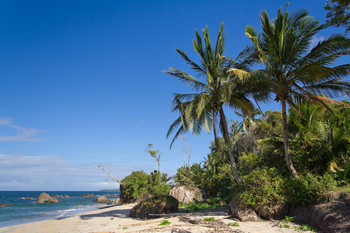
#> input picture practical_python_and_opencv/images/beach.png, 350 x 233 px
$ python translation.py --image ../images/beach.png
#> lines starting #> are read from the running program, lines starting #| are printed output that depends on the picture
# [24 lines of commented-out code are left out]


import argparse
import cv2
import numpy as np
import imutils

ap = argparse.ArgumentParser()
ap.add_argument("-i", "--image", required = True, help = "Path to the image")
args = vars(ap.parse_args())

image = cv2.imread(args["image"])
#> image is the input picture: shape (233, 350, 3); mean B, G, R 136, 110.4, 78.6
cv2.imshow("Original", image)

# translation
# translation via matrices
M = np.float32([[1, 0, 25], [0, 1, 50]])
#for the third argument, the size of image, we have to supply them manually
shifted = cv2.warpAffine(image, M, (image.shape[1], image.shape[0]))
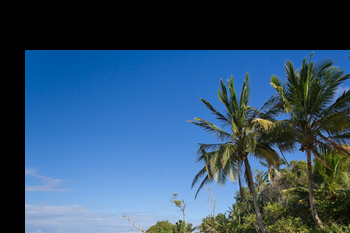
#> shifted: shape (233, 350, 3); mean B, G, R 110.1, 81.9, 51.2
cv2.imshow("Shifted Down and Right", shifted)
cv2.waitKey(0)

M = np.float32([[1, 0, -50], [0, 1, -90]])
shifted = cv2.warpAffine(image, M, (image.shape[1], image.shape[0]))
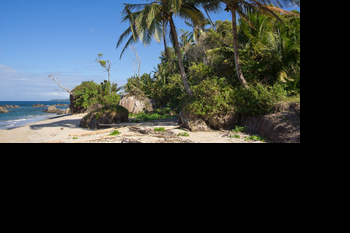
#> shifted: shape (233, 350, 3); mean B, G, R 62.4, 60.8, 53.2
cv2.imshow("Shifted Up and Left", shifted)

# translation via helper function
shifted = imutils.translate(image, 10, -100)
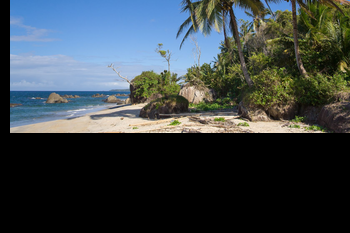
#> shifted: shape (233, 350, 3); mean B, G, R 72.1, 68.2, 59.1
cv2.imshow("Shifted with utility function", shifted)

cv2.waitKey(0)

# [7 lines of commented-out code are left out]

$ run again, on practical_python_and_opencv/images/wave.png
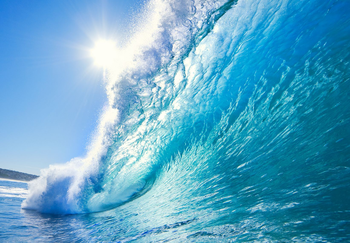
#> input picture practical_python_and_opencv/images/wave.png, 350 x 243 px
#> image is the input picture: shape (243, 350, 3); mean B, G, R 199.1, 166.5, 93.5
#> `shifted = cv2.warpAffine(image, M, (image.shape[1], image.shape[0]))`:
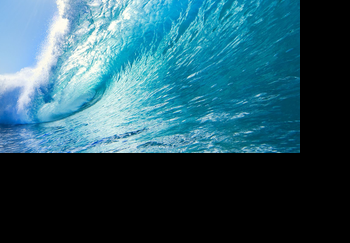
#> shifted: shape (243, 350, 3); mean B, G, R 100.5, 86.1, 42.1
#> `shifted = imutils.translate(image, 10, -100)`:
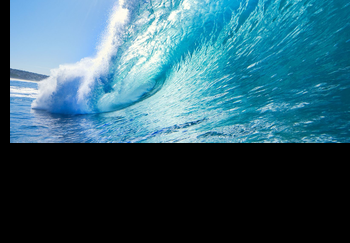
#> shifted: shape (243, 350, 3); mean B, G, R 109.5, 93.6, 50.5
